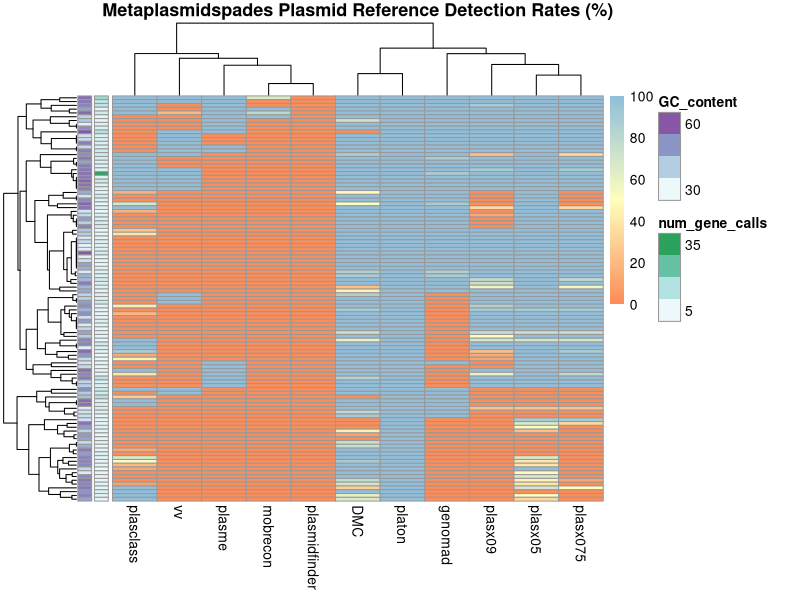
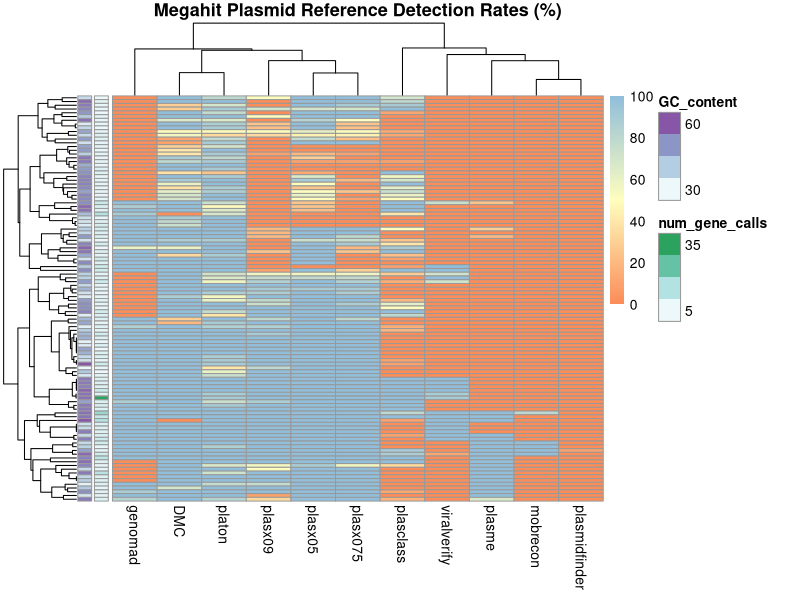
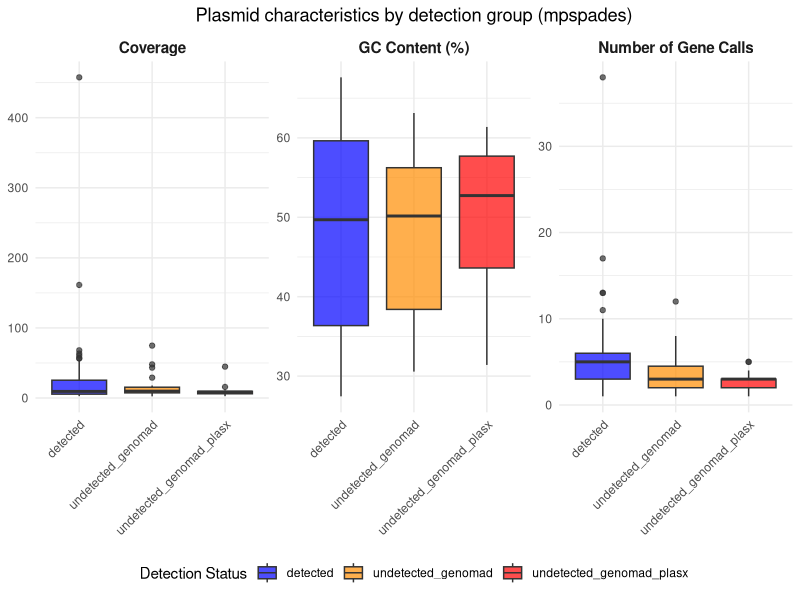
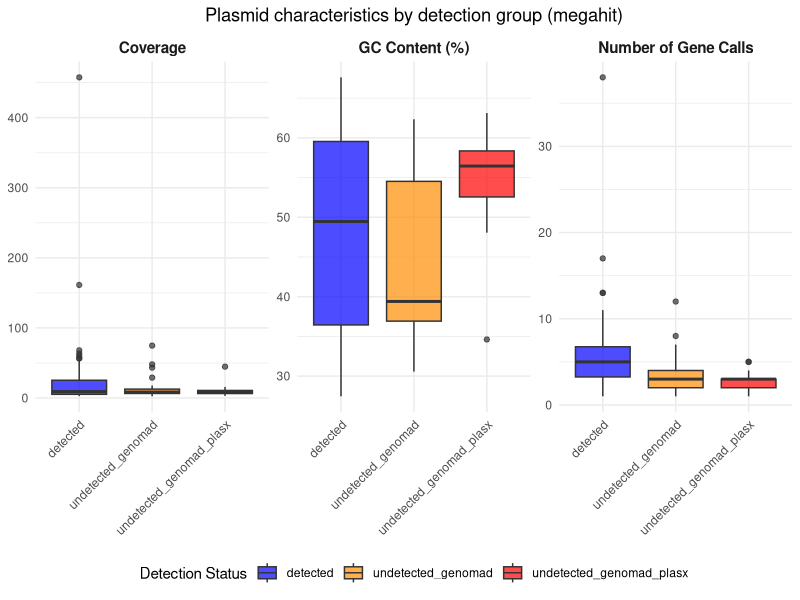

The R script that drew these images, in order:
## ---- chunk 1
mpspades_data <- read.csv("mpspades_heatmap.csv", row.names = 1)
megahit_data <- read.csv("megahit_heatmap.csv", row.names=1)
## ---- chunk 2
# read in metadata

plasmid_CE_annotations <- read.csv("plasmid_CE_metadata.txt", row.names=1, sep="\t")
## ---- chunk 3
# grab only metadata of interest for annotation

filtered_plasmid_CE_annotations <- subset(plasmid_CE_annotations, select = c(num_gene_calls, GC_content))

# other columns: num_gene_calls, GC_content, contig_length, coverage, mpspades_genomad_0_block, mpspades_genomad_plasx_0_block, megahit_genomad_0_block, megahit_genomad_plasx_0_block
# contig length and coverage are of the original plasmid circular element reference genome, not of the assemblies
# GC content and num_gene_calls are also of the original plasmid circular element reference genome
# for genomad_plasx_0 block, I took CEs with 0 detection by genomad and plasx (0.9 threshold) across all CAMI2 samples for that classifier
## ---- chunk 4
library(pheatmap)
library(RColorBrewer)

#color_scheme <- colorRampPalette(c("red", "yellow", "blue"))(100)

annotation_colors <- list(contig_length = colorRampPalette(brewer.pal(3,'PuBu'))(100),
                          coverage = colorRampPalette(brewer.pal(3, 'Spectral'))(100))

pheatmap(mpspades_data, 
         main = "Metaplasmidspades Plasmid Reference Detection Rates (%)", 
         show_rownames = FALSE, 
         color = colorRampPalette(brewer.pal(3, 'RdYlBu'))(100),
         annotation_row = filtered_plasmid_CE_annotations,
         annotation_names_row = F)  
pheatmap(megahit_data, 
         main = "Megahit Plasmid Reference Detection Rates (%)",
         show_rownames = FALSE, 
         color = colorRampPalette(brewer.pal(3, 'RdYlBu'))(100),
         annotation_row = filtered_plasmid_CE_annotations,
         annotation_names_row = F)
## ---- chunk 5
plasmid_CE_annotations <- read.csv("plasmid_CE_metadata.txt", sep="\t")
## ---- chunk 6
library(ggplot2)
library(tidyverse)

plasmid_CE_long <- plasmid_CE_annotations %>% 
  select(mpspades_detection, GC_content, num_gene_calls, coverage) %>%
  pivot_longer(cols = c(GC_content, num_gene_calls, coverage),
               names_to = "metric",
               values_to = "value")
## ---- chunk 7
# drop #N/A

plasmid_CE_long_filtered <- plasmid_CE_long[plasmid_CE_long$mpspades_detection != "#N/A", ]
## ---- chunk 8
ggplot(plasmid_CE_long_filtered, aes(x = mpspades_detection, y = value, fill = mpspades_detection)) +
  geom_boxplot(alpha = 0.7) +
  scale_fill_manual(values = c("detected" = "blue", 
                               "undetected_genomad" = "darkorange",
                               "undetected_genomad_plasx" = "red")) +
  labs(title = "Plasmid characteristics by detection group (mpspades)", fill = "Detection Status") +
  theme_minimal() +
  theme(axis.text.x = element_text(angle = 45, hjust = 1),
        plot.title = element_text(hjust = 0.5),
        legend.position = "bottom",
        strip.text = element_text(size = 11, face = "bold"),
        axis.title.x = element_blank(),
        axis.title.y = element_blank()) +
  facet_wrap(~ metric, scales = "free_y", nrow = 1,
             labeller = labeller(metric = c("coverage" = "Coverage", 
                                           "GC_content" = "GC Content (%)", 
                                           "num_gene_calls" = "Number of Gene Calls")))
## ---- chunk 9
plasmid_CE_long_megahit <- plasmid_CE_annotations %>% 
  select(megahit_detection, GC_content, num_gene_calls, coverage) %>%
  pivot_longer(cols = c(GC_content, num_gene_calls, coverage),
               names_to = "metric",
               values_to = "value")

ggplot(plasmid_CE_long_megahit, aes(x = megahit_detection, y = value, fill = megahit_detection)) +
  geom_boxplot(alpha = 0.7) +
  scale_fill_manual(values = c("detected" = "blue", 
                               "undetected_genomad" = "darkorange",
                               "undetected_genomad_plasx" = "red")) +
  labs(title = "Plasmid characteristics by detection group (megahit)", fill = "Detection Status") +
  theme_minimal() +
  theme(axis.text.x = element_text(angle = 45, hjust = 1),
        plot.title = element_text(hjust = 0.5),
        legend.position = "bottom",
        strip.text = element_text(size = 11, face = "bold"),
        axis.title.x = element_blank(),
        axis.title.y = element_blank()) +
  facet_wrap(~ metric, scales = "free_y", nrow = 1,
             labeller = labeller(metric = c("coverage" = "Coverage", 
                                           "GC_content" = "GC Content (%)", 
                                           "num_gene_calls" = "Number of Gene Calls")))
## ---- chunk 10
library(dplyr)

# str(plasmid_CE_annotations)
# summary(plasmid_CE_annotations)
# table(plasmid_CE_annotations$mpspades_detection)
table(plasmid_CE_annotations$megahit_detection)
## ---- chunk 11
# remove the NA for megahit analysis

plasmid_CE_annotations_mpspades <- plasmid_CE_annotations[plasmid_CE_annotations$mpspades_detection != "#N/A", ]
## ---- chunk 12
library(car)
# test for homogeneity of variances
leveneTest(num_gene_calls ~ mpspades_detection, data= plasmid_CE_annotations_mpspades)

#variances are not significantly different
## ---- chunk 13
leveneTest(GC_content ~ mpspades_detection, data = plasmid_CE_annotations_mpspades)
# variances are significantly different
# p = 0.047
## ---- chunk 14
leveneTest(coverage ~ mpspades_detection, data = plasmid_CE_annotations_mpspades) 
# p = 0.221
## ---- chunk 15

leveneTest(num_gene_calls ~ megahit_detection, data = plasmid_CE_annotations)
# variances are not significantly different
## ---- chunk 16
leveneTest(GC_content ~ megahit_detection, data = plasmid_CE_annotations)
## ---- chunk 17
leveneTest(num_gene_calls ~ megahit_detection, data = plasmid_CE_annotations)
## ---- chunk 18
#mpspades

kruskal.test(num_gene_calls ~ mpspades_detection, data = plasmid_CE_annotations_mpspades)

# 	Kruskal-Wallis rank sum test

# data:  num_gene_calls by mpspades_detection
#Kruskal-Wallis chi-squared = 17.824, df = 2, p-value = 0.0001348

## ---- chunk 19
kruskal.test(GC_content ~ mpspades_detection, data = plasmid_CE_annotations_mpspades)

#	Kruskal-Wallis rank sum test

# data:  GC_content by mpspades_detection
# Kruskal-Wallis chi-squared = 0.62001, df = 2, p-value = 0.7334

## ---- chunk 20
kruskal.test(coverage ~ mpspades_detection, data = plasmid_CE_annotations_mpspades)

# Kruskal-Wallis rank sum test

 # data:  coverage by mpspades_detection
# Kruskal-Wallis chi-squared = 2.9808, df = 2, p-value = 0.2253
## ---- chunk 21
kruskal.test(num_gene_calls ~ megahit_detection, data = plasmid_CE_annotations)
#Kruskal-Wallis rank sum test

#data:  num_gene_calls by megahit_detection
#Kruskal-Wallis chi-squared = 18.328, df = 2, p-value = 0.0001048
## ---- chunk 22
kruskal.test(GC_content ~ megahit_detection, data = plasmid_CE_annotations)

#	Kruskal-Wallis rank sum test

# data:  GC_content by megahit_detection
# Kruskal-Wallis chi-squared = 7.9509, df = 2, p-value = 0.01877

## ---- chunk 23
kruskal.test(coverage ~ megahit_detection, data = plasmid_CE_annotations)

# Kruskal-Wallis rank sum test

# data:  coverage by megahit_detection
# Kruskal-Wallis chi-squared = 0.61995, df = 2, p-value = 0.7335

## ---- chunk 24
# for mpspades
mpspades_gene_calls_anova <- aov(num_gene_calls ~ mpspades_detection, data = plasmid_CE_annotations_mpspades) 
# p = 0.01

oneway.test(GC_content ~ mpspades_detection, data = plasmid_CE_annotations_mpspades,
            var.equal = FALSE) 
# p = 0.54

oneway.test(coverage ~ mpspades_detection, data = plasmid_CE_annotations_mpspades,
            var.equal = TRUE)
#p = 0.255
## ---- chunk 25
TukeyHSD(mpspades_gene_calls_anova, conf.level = 0.95)
## ---- chunk 26
# for megahit

# oneway.test(coverage ~ megahit_detection, data = plasmid_CE_annotations, var.equal = TRUE)
# p = 0.28

megahit_GC_anova <- oneway.test(GC_content ~ megahit_detection, data = plasmid_CE_annotations,
            var.equal = FALSE)
# p = 0.0001 from Welch's ANOVA

megahit_gene_call_anova <- aov(num_gene_calls ~ megahit_detection, data = plasmid_CE_annotations)
# p = 0.011 from ANOVA
## ---- chunk 27
TukeyHSD(megahit_gene_call_anova, conf.level = 0.95)
## ---- chunk 28
library(rstatix)
games_howell_test(plasmid_CE_annotations, GC_content ~ megahit_detection, conf.level = 0.95, detailed = FALSE)
